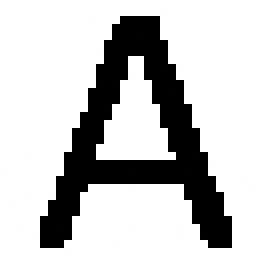
#> input picture alphabet/A.jpg, 32 x 32 px, given in place of Q.jpg, which was not available (shown 8 times larger)
$ python merge_script.py
#> lines starting #> are read from the running program, lines starting #| are printed output that depends on the picture; after the words box and inside, x2 and y2 are one past the last pixel; in counts of white or black regions, pixels touching at a corner belong together
import cv2 as cv


alph = ["Q", "W", "E", "R", "T", "Y", "U", "I", "O", "P", "A", "S", "D", "F", "G", "H", "J", "K", "L", "Z", "X", "C", "V", "B", "N", "M"]
coe_file = open("mesrged.coe", 'w')
coe_file.write("memory_initialization_radix=2;\n")
coe_file.write("memory_initialization_vector=\n")
for iter in range(26):
	img = cv.imread(alph[iter]+".jpg", 0)
#> img is the input picture: shape (32, 32); min 0, max 255, mean 192.7

	_,img = cv.threshold(img, 200, 255, cv.THRESH_BINARY_INV)
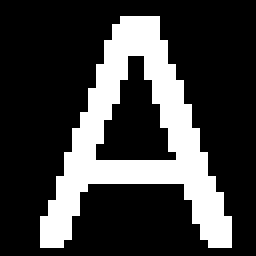
#> img: shape (32, 32) (shown 8 times larger); 24.4% white; 1 white region, box (x1, y1, x2, y2) and area: (5, 2, 29, 31) 250

	for i in range(32):
		for j in range(32):
			x = "1" if img[i,j]==255 else "0"
			if(i==31 and j==31):
				coe_file.write(x+",\n")
			else:
				coe_file.write(x)
#> pass 2 of the loop `for iter in range(26):`:
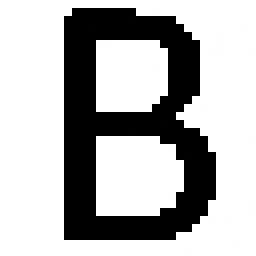
#> input picture alphabet/B.jpg, 32 x 32 px, given in place of W.jpg, which was not available (shown 8 times larger)
#> img is the input picture: shape (32, 32); min 0, max 255, mean 179
#> `_,img = cv.threshold(img, 200, 255, cv.THRESH_BINARY_INV)`:
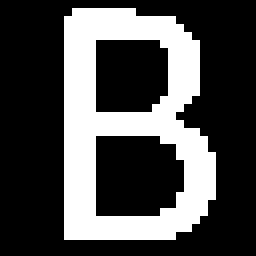
#> img: shape (32, 32) (shown 8 times larger); 29.8% white; 1 white region, box (x1, y1, x2, y2) and area: (8, 1, 27, 30) 305
#> (the run stopped early here; a loop or call above may not have finished)
